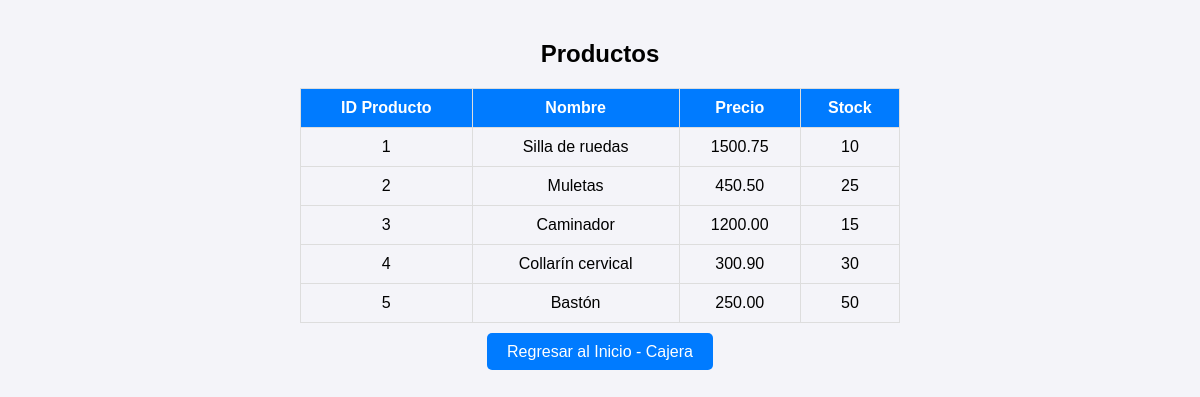
/productos.php (signed in), run on the app's committed database.
### tables this page shows
CREATE TABLE `productos` (
  `id_producto` int NOT NULL,
  `nombre` varchar(100) DEFAULT NULL,
  `descripcion` text,
  `precio` decimal(10,2) DEFAULT NULL,
  `stock` int DEFAULT NULL
);

### productos.php (the view, shortened to what this page needs)
<?php
$conexion = new mysqli("localhost", "root", "183492765", "farmacia");
$query = "SELECT id_producto, nombre, precio, stock FROM productos";
$resultado = $conexion->query($query);
?>
<!DOCTYPE html>
<html lang="es">
<head>
</head>
<body>
    <h2>Productos</h2>
    <table>
        <thead>
            <tr>
                <th>ID Producto</th>
                <th>Nombre</th>
                <th>Precio</th>
                <th>Stock</th>
            </tr>
        </thead>
        <tbody>
            <?php
            if ($resultado->num_rows > 0) {
                while ($fila = $resultado->fetch_assoc()) {
                    echo "<tr>";
                    echo "<td>" . $fila['id_producto'] . "</td>";
                    echo "<td>" . $fila['nombre'] . "</td>";
                    echo "<td>" . $fila['precio'] . "</td>";
                    echo "<td>" . $fila['stock'] . "</td>";
                    echo "</tr>";
                }
            } else {
                echo "<tr><td colspan='5'>No se encontraron productos</td></tr>";
            }
            ?>
        </tbody>
    </table>
    <?php if ($_SESSION['puesto'] === 'cajera'): ?>
        <a href="cajera.php" class="button">Regresar al Inicio - Cajera</a>
    <?php endif; ?>
</body>
</html>

### productos.php (style rules this page uses)
body { font-family: Arial, sans-serif; background-color: #f4f4f9; text-align: center; margin: 0; padding: 20px; }
table { width: 100%; max-width: 600px; margin: 20px auto; border-collapse: collapse; }
th, td { padding: 10px; border: 1px solid #ddd; }
th { background-color: #007BFF; color: white; }
.button { background-color: #007BFF; color: white; padding: 10px 20px; border: none; border-radius: 5px; text-decoration: none; cursor: pointer; margin-top: 20px; }

### data on the page
productos: id_producto "1", nombre "Silla de ruedas", precio "1500.75", stock "10"
productos: id_producto "2", nombre "Muletas", precio "450.50", stock "25"
productos: id_producto "3", nombre "Caminador", precio "1200.00", stock "15"
productos: id_producto "4", nombre "Collarín cervical", precio "300.90", stock "30"
productos: id_producto "5", nombre "Bastón", precio "250.00", stock "50"
